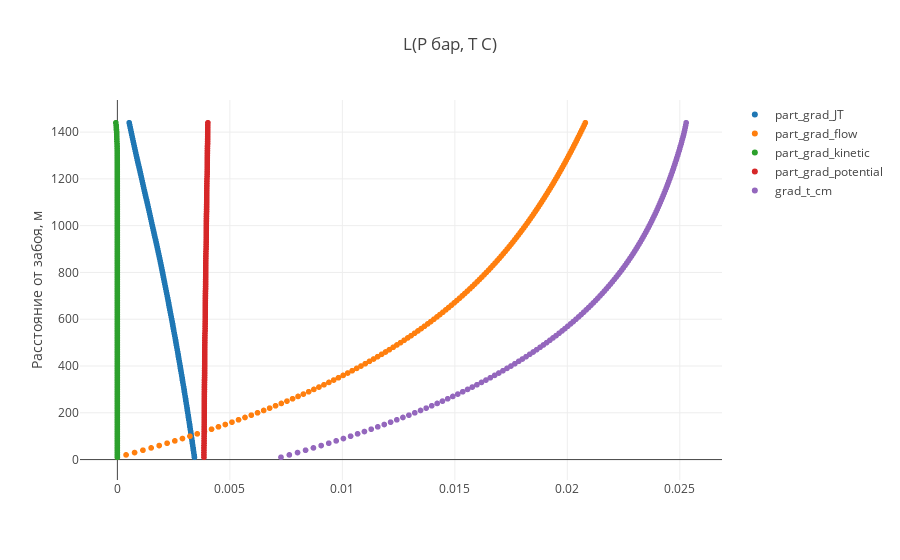

Write notebook code for a chart like this one.
### Code cell
trace1 = trace(temp_cor_data, 54)
trace2 = trace(temp_cor_data, 55)
trace3 = trace(temp_cor_data, 56)
trace4 = trace(temp_cor_data, 57)
trace5 = trace(temp_cor_data, 58)





data = [trace1, trace2,trace3,  trace4, trace5]

plot()

### Figure 1 — Plotly figure (JSON) as saved in the notebook; plotly's stock layout.template omitted (floating-point values rounded to 4 significant figures; data arrays with more than 128 entries replaced by an {"elided": "..."} marker saying what was removed)
{"data": [{"mode": "markers", "name": "part_grad_JT", "type": "scattergl", "uid": "5d0fda61-b26b-4a0e-bd9f-894c2b31a025", "x": {"elided": "144 float values"}, "y": {"elided": "144 int values"}}, {"mode": "markers", "name": "part_grad_flow", "type": "scattergl", "uid": "233a0862-1130-4816-83ad-fc878db20c3a", "x": {"elided": "144 float values"}, "y": {"elided": "144 int values"}}, {"mode": "markers", "name": "part_grad_kinetic", "type": "scattergl", "uid": "3a3a33f2-eca3-45d0-93bb-ab777d7fe767", "x": {"elided": "144 float values"}, "y": {"elided": "144 int values"}}, {"mode": "markers", "name": "part_grad_potential", "type": "scattergl", "uid": "77f446bb-9b29-46e0-94d4-8f86acabf636", "x": {"elided": "144 float values"}, "y": {"elided": "144 int values"}}, {"mode": "markers", "name": "grad_t_cm", "type": "scattergl", "uid": "c3d14be0-7307-4ef6-a93f-d49984169700", "x": {"elided": "144 float values"}, "y": {"elided": "144 int values"}}], "layout": {"title": {"text": "L(P бар, T C)"}, "yaxis": {"title": {"text": "Расстояние от забоя, м"}}}}
